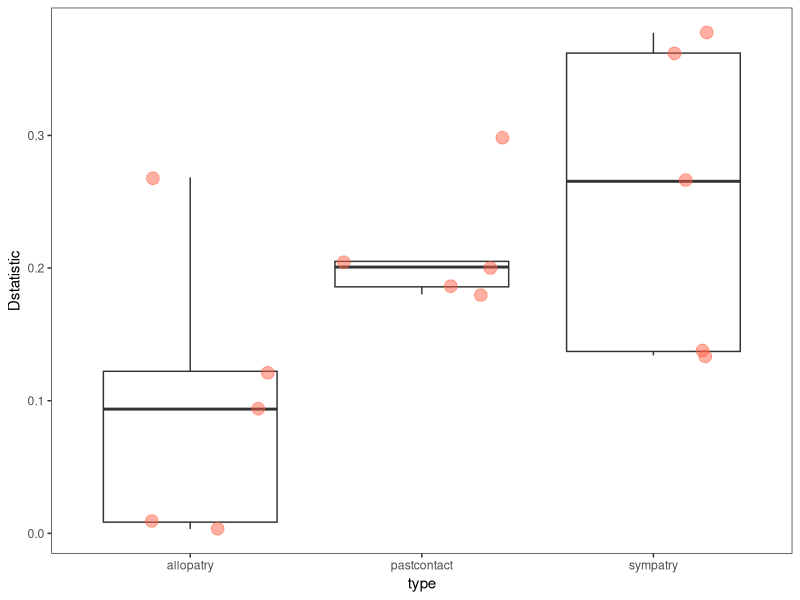
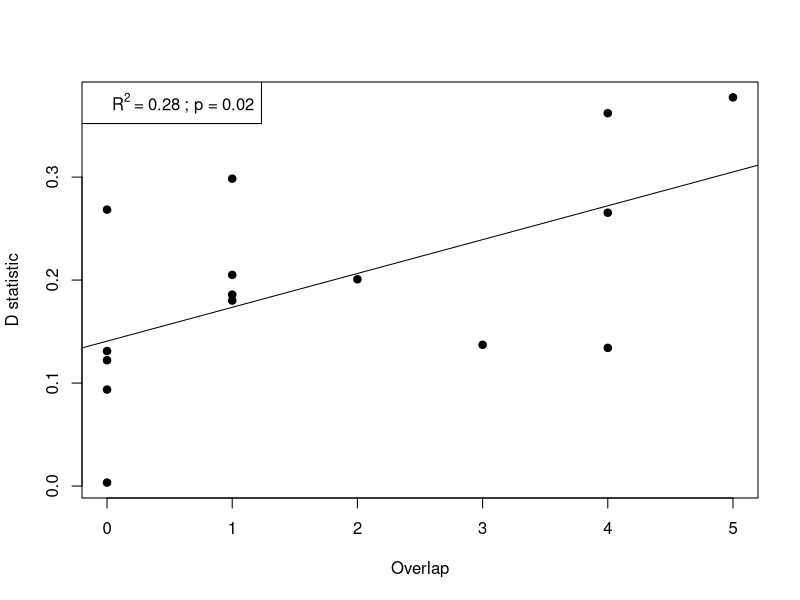
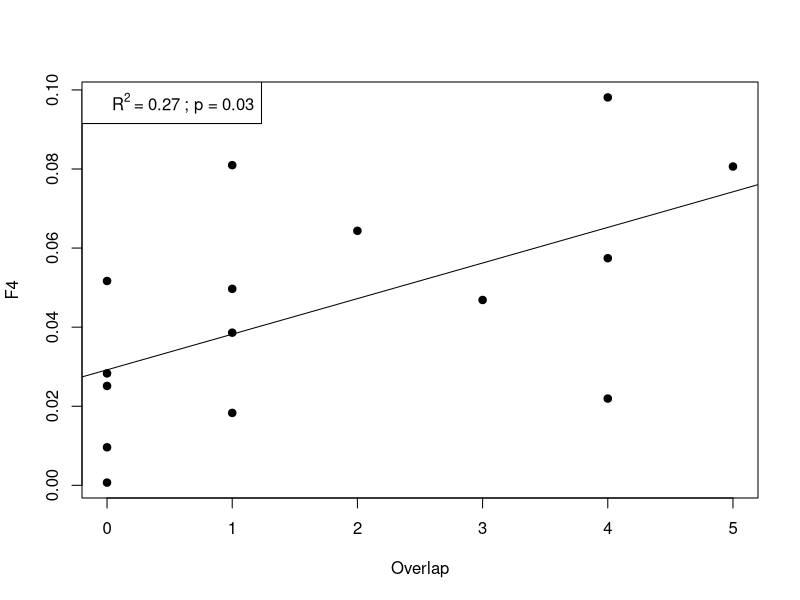
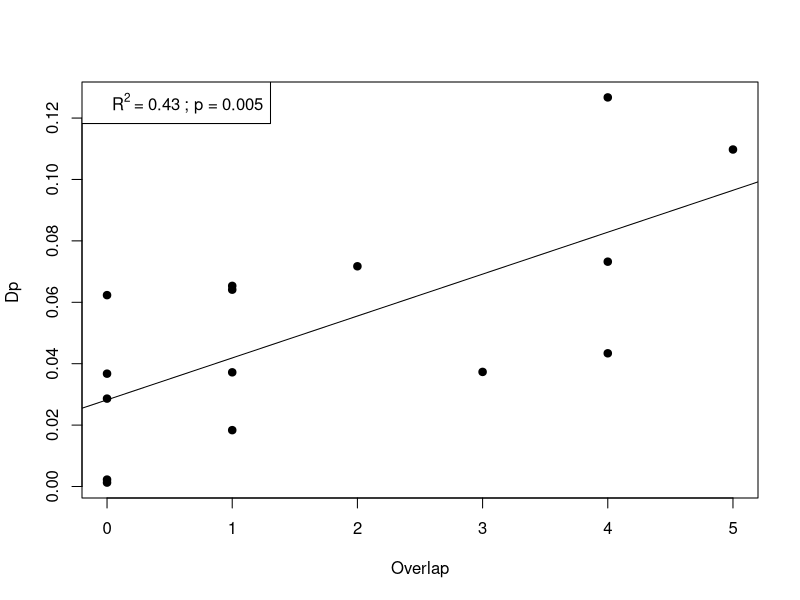
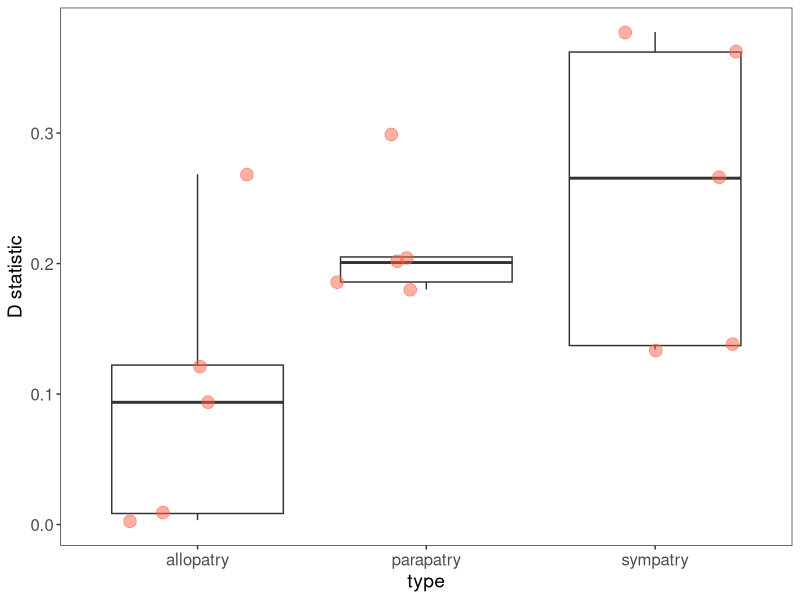
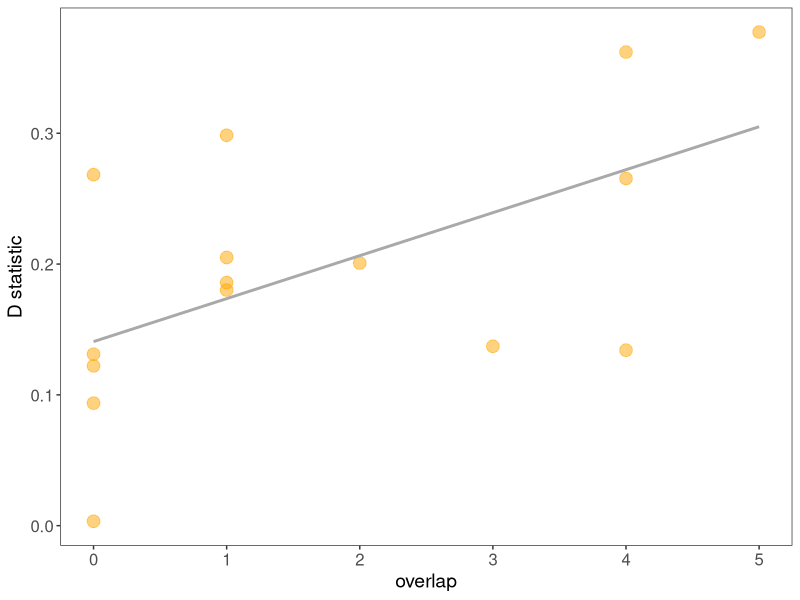

The R source for these figures, in order:
## ---- chunk 1


library("ggplot2")
library("ggthemes")
data<-read.table("allBBAA2.txt",h=T)

data<-data[-c(12,15,18),] # 12 15 and 18 for sets2.txt Those had a minimum D value not matching the trees, suggesting possible incongruence on the tree
colnames(data)
## ---- chunk 2
myplot<-ggplot(data = data, mapping = aes(x =type , y = Dstatistic)) +
  geom_boxplot(alpha = 0) +
  geom_jitter(alpha = 0.5, color = "tomato",pch=19,cex=4) 
myplot + theme_bw() + theme( panel.grid.major = element_blank(), panel.grid.minor = element_blank())
wilcox.test(data$Dstatistic[11:15],(data$Dstatistic[6:10])) # past contact vs allopatry
wilcox.test(data$Dstatistic[1:5],(data$Dstatistic[11:15])) # sympatry vs allopatry
wilcox.test(data$Dstatistic[1:10],(data$Dstatistic[11:15])) # past contact and sympatry  
## ---- chunk 3
data_overlap<-read.table("allBBAA.j.txt",h=T)

### D-statistic

plot(data_overlap$overlap,data_overlap$Dstatistic,pch=19,xlab = "Overlap",ylab="D statistic")
model<- lm(data_overlap$Dstatistic~data_overlap$overlap)
abline(model) 
R2=round(as.numeric(summary(model)[9]),2)
p=round(as.numeric( (summary(model)$coefficients[8])),2)
legend("topleft",legend=bquote(R^{2}  ~ "=" ~ .(R2) ~ "; p ="~ .(p)))
summary(model)

summary(lm(data_overlap$Dstatistic~data_overlap$overlap))

### f4
plot(data_overlap$overlap,data_overlap$f4,pch=19,xlab = "Overlap",ylab="F4")
model<- lm(data_overlap$f4~data_overlap$overlap)
abline(model) 
R2=round(as.numeric(summary(model)[9]),2)
p=round(as.numeric( (summary(model)$coefficients[8])),2)
legend("topleft",legend=bquote(R^{2}  ~ "=" ~ .(R2) ~ "; p ="~ .(p)))
summary(model)


summary(lm(data_overlap$f4~data_overlap$overlap))

## ---- chunk 4
data$Dp<-abs(data$ABBA-data$BABA)/(data$BBAA+data$ABBA+data$BABA)
cor.test(data$Dp,data$Dstatistic)
data_overlap<-read.table("allBBAA.j.txt",h=T)
plot(data_overlap$overlap,data$Dp,pch=19,xlab = "Overlap",ylab="Dp ")
model<- lm(data$Dp~data_overlap$overlap)
abline(model) 
R2=round(as.numeric(summary(model)[9]),2)
p=round(as.numeric( (summary(model)$coefficients[8])),3)
legend("topleft",legend=bquote(R^{2}  ~ "=" ~ .(R2) ~ "; p ="~ .(p)))
summary(model)



#summary(lm(data_overlap$Dstatistic~data$Dp))#
write.table(data,"BBAAwithDp.txt",quote=F,row.names=F,sep="\t")
## ---- chunk 5
data$type<-c("sympatry", "sympatry", "sympatry", "sympatry", "sympatry", "parapatry", "parapatry", "parapatry", "parapatry", "parapatry", "allopatry", "allopatry", "allopatry", "allopatry", "allopatry")


library("ggplot2")
## ---- chunk 6

myplot<-ggplot(data = data, mapping = aes(x =type , y = Dstatistic)) +
  geom_boxplot(alpha = 0) +labs(y="D statistic",cex=5)+geom_jitter(alpha = 0.5, color = "tomato",pch=19,cex=4) 
myplot + theme_bw() + theme( panel.grid.major = element_blank(),                            panel.grid.minor = element_blank(),axis.text=element_text(size=12),
                             axis.title=element_text(size=14))
## ---- chunk 7
data_overlap<-read.table("allBBAA.j.txt",h=T)
data$Dp<-abs(data$ABBA-data$BABA)/(data$BBAA+data$ABBA+data$BABA)
cor.test(data$Dp,data$Dstatistic)
data_overlap$Dp<-data$Dp



myplot<-ggplot(data_overlap, aes(x=overlap, Dstatistic )) +
  geom_point(color="orange",pch=19,cex=4,alpha=0.5)+
  geom_smooth(method=lm, se=FALSE,
              color="darkgrey")+labs(y="D statistic",cex=5)

myplot + theme_bw() + theme( panel.grid.major = element_blank(),
    panel.grid.minor = element_blank(),axis.text=element_text(size=12),
                             axis.title=element_text(size=14)) 
